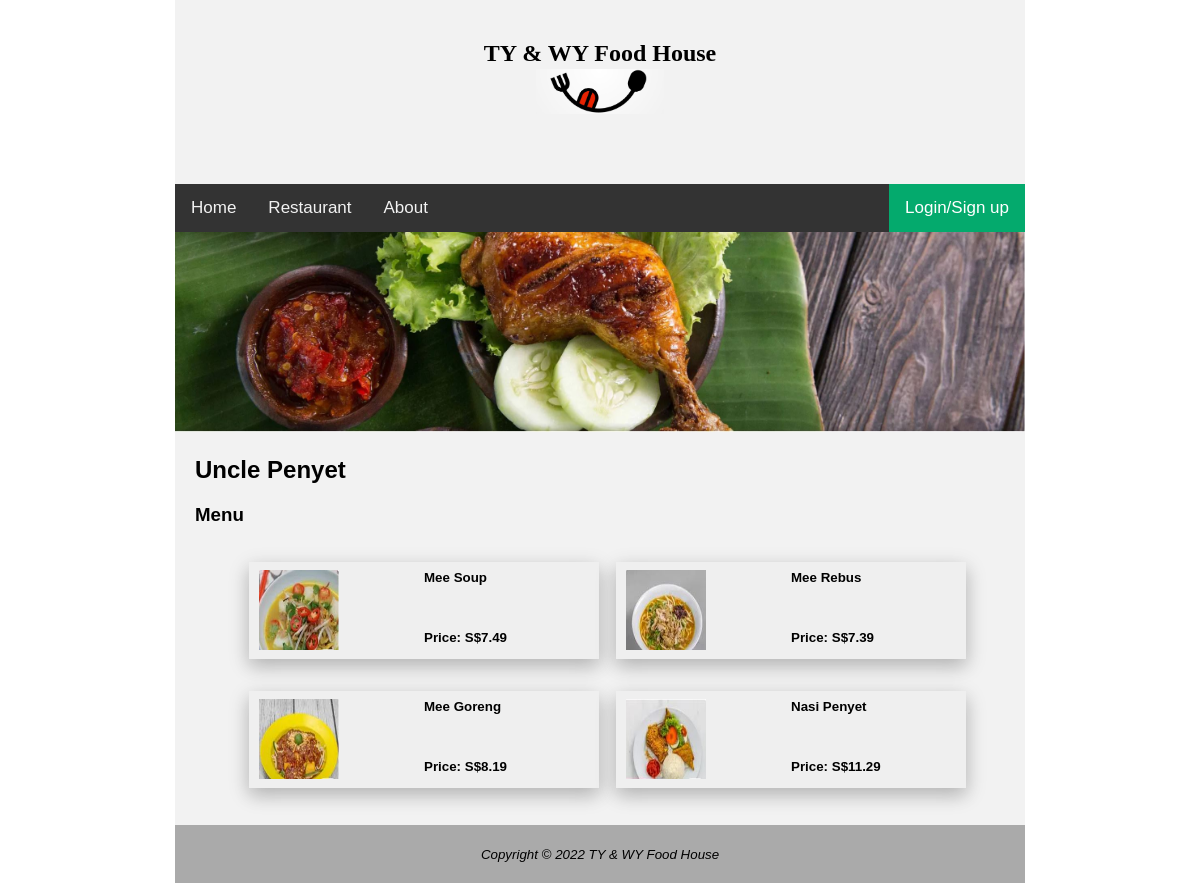
The app's page /menu.php?food=2 with its own data.
### tables this page shows
create table tblrestaurant ( restaurantid int NOT NULL AUTO_INCREMENT,
			     restaurantname varchar(50),
		             PRIMARY KEY (restaurantid)
		     );

create table tblfood ( foodid int NOT NULL AUTO_INCREMENT,
		       foodname varchar(50),
		       foodnameid int,
		       price float(9,2),
		       restaurantid int,
		       PRIMARY KEY (foodid),
		       CONSTRAINT FK_RestaurantFood FOREIGN KEY (restaurantid)
		       REFERENCES tblrestaurant(restaurantid)
		     );

### menu.php (the view, shortened to what this page needs)
<?php
include "dbconnect.php";
if (isset($_GET['food'])) {
	$food = $_SESSION['food'];
}
$query = 'select * from tblrestaurant '
	   ."where restaurantid='$food' ";
$result = $dbcnx->query($query);
$row = $result->fetch_assoc();
$restaurantname = $row['restaurantname'];
?>
<!DOCTYPE html>
<html lang="en">
<head>
<link rel="stylesheet" href="fundamentalStyle.css">
<link rel="stylesheet" href="topNavigationBar.css">
</head>
<body>
<div id="wrapper">
	<header style="padding: 20px 0px">
		<h2 style="text-align:center; margin-bottom:2px; font-family:Comic Sans MS">TY & WY Food House</h2>
		<img src="Foodlogo2.JPG"  class="center">
	</header>
	<div  class="topnav">
	   <a class="active" href="index.php">Home</a>
	   <a href="restaurant.php">Restaurant</a>
	   <a href="about.php">About</a>
	   <?php
			if (!isset($_SESSION['fname'])) {
				echo '<a href="LoginSignup.php" class="split">Login/Sign up</a>';
			}
	   ?>
	</div>
	<?php
		echo '<img src="food'.$_SESSION['food'].'menu.JPG" width="850" height="200">';
	echo '<h2 style="margin-left: 20px">'.$restaurantname.'</h2>';
	?>
	<h3>Menu</h3>
	<div id="addToChartForm">
		<table>
			<tr>
			<?php
				$query = 'select * from tblfood '
					   ."where restaurantid='$food' "
					   ."LIMIT 0,2";
				$result = $dbcnx->query($query);
				$length = $result->num_rows;
				for ($i=1; $i <= $length; $i++){
					$row = $result->fetch_assoc();
					echo "<td><button class='btnExample' type='submit' value='Submit' onclick='openDiv($i)'>";
					echo '<div>';
					echo '<div>';
					echo '<span>'.$row['foodname'].' <br><br><br><br>Price: S$'.$row['price'].'</span>';
					echo '</div>';
					echo '<div>';
					echo '<img src="food'.$_SESSION['food'].'menuSelect'.$i.'.JPG" width="80" height="80" alt=""/>';
					echo '</div>';
					echo '</div>';
					echo '</button>';
					echo '</td>';
				}
			?>
			</tr>
			<tr>
			<?php
				$query = 'select * from tblfood '
					   ."where restaurantid='$food' "
					   ."LIMIT 2,4";
				$result = $dbcnx->query($query);
				$length = $result->num_rows;
				for ($i=3; $i <= $length+2; $i++){
					$row = $result->fetch_assoc();
					echo "<td><button class='btnExample' type='submit' value='Submit' onclick='openDiv($i)'>";
					echo '<div>';
					echo '<div>';
					echo '<span>'.$row['foodname'].' <br><br><br><br>Price: S$'.$row['price'].'</span>';
					echo '</div>';
					echo '<div>';
					echo '<img src="food'.$_SESSION['food'].'menuSelect'.$i.'.JPG" width="80" height="80" alt=""/>';
					echo '</div>';
					echo '</div>';
					echo '</button>';
					echo '</td>';
				}
			?>
			</tr>
		</table>
	</div>
	<div id="bottompart">
	<footer>
		<small><i>Copyright &copy; 2022 TY & WY Food House
		</i></small>
	</footer>
	</div>
</div>
</body>
</html>

### fundamentalStyle.css (style rules this page uses)
body { margin: 0; font-family: Arial, Helvetica, sans-serif; }
header { background-color:#f2f2f2; padding: 0 20px; }
.center { display: block; margin: 0px auto 50px; width: 15%; }
#wrapper { background-color: #f2f2f2; width: 10%; margin:auto; min-width:850px; }
#bottompart { background-color: #AAAAAA; text-align: center; margin-left: auto; margin-right: auto; }
footer { padding:20px 0; }

### topNavigationBar.css (style rules this page uses)
.topnav { overflow: hidden; background-color: #333; }
.topnav a { float: left; color: #f2f2f2; text-align: center; padding: 14px 16px; text-decoration: none; font-size: 17px; }
.topnav a.split { float: right; background-color: #04AA6D; color: white; }
.split { float: right; color: #f2f2f2; }

### menu.php (style rules this page uses)
h3 { margin-left: 20px; }
table { margin: 10px auto 20px auto; width: 80%; }
td { padding: 15px 0px 15px 15px; }
#addToChartForm button { color: #000000; font-weight: bold; width: 350px; height: 97px; border: none; box-shadow: 0 8px 16px 0 rgba(0,0,0,0.1), 0 6px 20px 0 rgba(0,0,0,0.19); cursor: pointer; }
#addToChartForm button img { margin-right: 250px; vertical-align: middle; position: relative; }
#addToChartForm button span { position: absolute; text-align: left; }
#addToChartForm { animation-duration: 1.5s; animation-name: slidein; }

### records on screen
tblrestaurant: restaurantname "Uncle Penyet"
tblfood: foodname "Mee Soup", price "7.49", shows a picture
tblfood: foodname "Mee Rebus", price "7.39", shows a picture
tblfood: foodname "Mee Goreng", price "8.19", shows a picture
tblfood: foodname "Nasi Penyet", price "11.29", shows a picture
